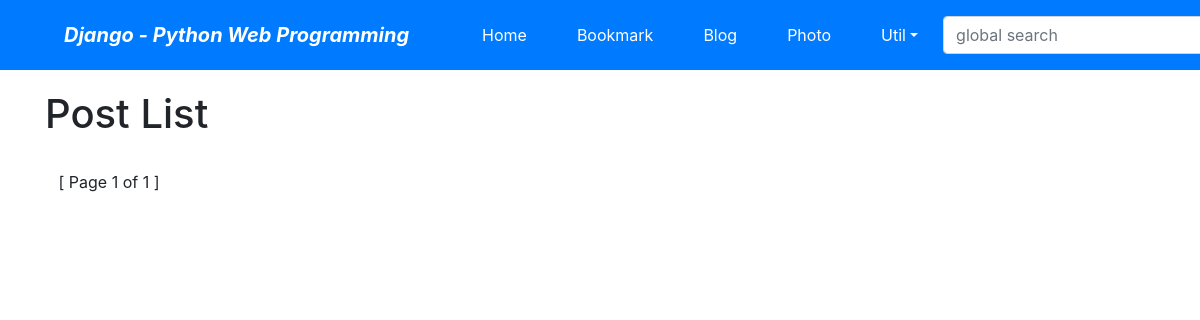
The page /blog/ on the database as committed earlier.
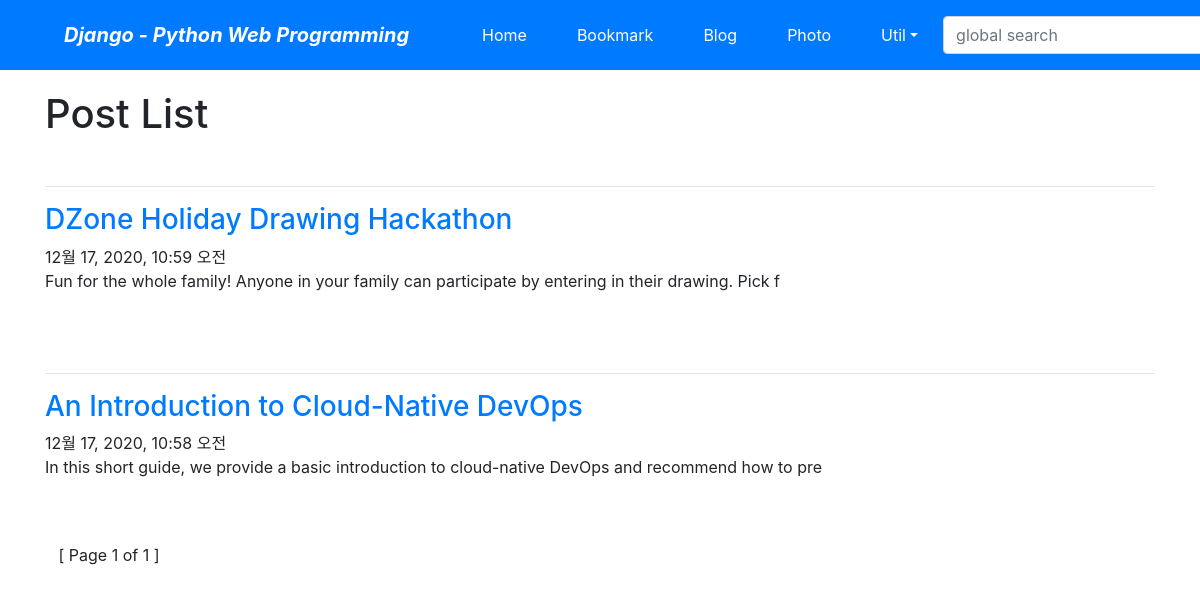
The same page on the database as committed later.
### blog/models.py (models this page shows, shortened)
class Post(models.Model):
    title = models.CharField(verbose_name = "TITLE", max_length=100)
    slug = models.SlugField(verbose_name='SLUG', max_length=100, allow_unicode=True, help_text='one word for title alias. ')
    description = models.CharField(verbose_name="DESCRIPTION", max_length=100)
    content = models.TextField(verbose_name='CONTENT')
    create_dt = models.DateTimeField(verbose_name='CREATE DATE', auto_now_add=True)
    modify_dt = models.DateTimeField(verbose_name='MODIFY DATE', auto_now=True)
    class Meta:
        verbose_name = 'post'
        verbose_name_plural = 'posts'
        db_table = 'blog_posts'
        ordering = ('-modify_dt',)
        pass

### blog/views.py (the view)
# urls.py: path('', PostLV.as_view(), name='index'),
class PostLV(ListView):
    model = Post    # Post.objects.all()
    template_name = "blog/post_all.html"
    context_object_name = 'posts'
    paginate_by = 2 # 페이징 처리 설정 (한 화면에 n개씩 표시)

### blog/templates/blog/post_all.html (shortened to what this page needs)
{% extends 'base.html' %}
{% block content %}
    <h1>Post List</h1>
    <br>
    {% for post in posts %}
        <hr>
        <h3><a href='/blog/post/{{ post.slug }}/'>{{ post.title }}</a></h3>
        {{post.modify_dt}}
        <p>{{ post.description }}</p>
        <br><br>
    {% endfor %}
    &nbsp;&nbsp; [ Page {{ page_obj.number }} of {{ page_obj.paginator.num_pages }} ] &nbsp;&nbsp;
{% endblock %}

### templates/base.html (shortened to what this page needs)
<!DOCTYPE html>
<html lang="ko">
<head>
    <link rel="stylesheet" href="https://cdn.jsdelivr.net/npm/bootstrap@4.5.3/dist/css/bootstrap.min.css">
</head>
<body style="padding-top:90px;">
<nav class="navbar navbar-expand-lg navbar-dark bg-primary fixed-top">
    <span class="navbar-brand mx-5 mb-0 font-weight-bold font-italic">Django - Python Web Programming</span>
    <div class="collapse navbar-collapse" id="navbarSupportedContent">
        <ul class="navbar-nav mr-auto">
            <li class="nav-item mx-1 btn btn-primary">
                <a class="nav-link text-white" href="{% url 'home' %}">Home</a></li>
            <li class="nav-item mx-1 btn btn-primary">
                <a class="nav-link text-white" href="{% url 'bookmark:index' %}">Bookmark</a></li>
            <li class="nav-item mx-1 btn btn-primary">
                <a class="nav-link text-white" href="{% url 'blog:index' %}">Blog</a></li>
            <li class="nav-item mx-1 btn btn-primary">
                <a class="nav-link text-white" href="">Photo</a></li>
            <li class="nav-item dropdown mx-1 btn btn-primary">
                <a class="nav-link dropdown-toggle text-white" href="#" data-toggle="dropdown">Util</a>
            </li>
        </ul>
        <form class="form-inline my-2" action="" method="post"> {% csrf_token %}
            <input class="form-control mr-sm-2" type="search" placeholder="global search" name="search_word">
        </form>
    </div>
</nav>
<div class="container">
    {% block content %}{% endblock %}
</div>
<br><br><br><br><br>
</body>
</html>

Rows that differ between the two databases and show on the page:
added Post: title "DZone Holiday Drawing Hackathon", modify_dt "12월 17, 2020, 10:59 오전", description "Fun for the whole family! Anyone in your family can participate by entering in their drawing. Pick f"
added Post: title "An Introduction to Cloud-Native DevOps", modify_dt "12월 17, 2020, 10:58 오전", description "In this short guide, we provide a basic introduction to cloud-native DevOps and recommend how to pre"
